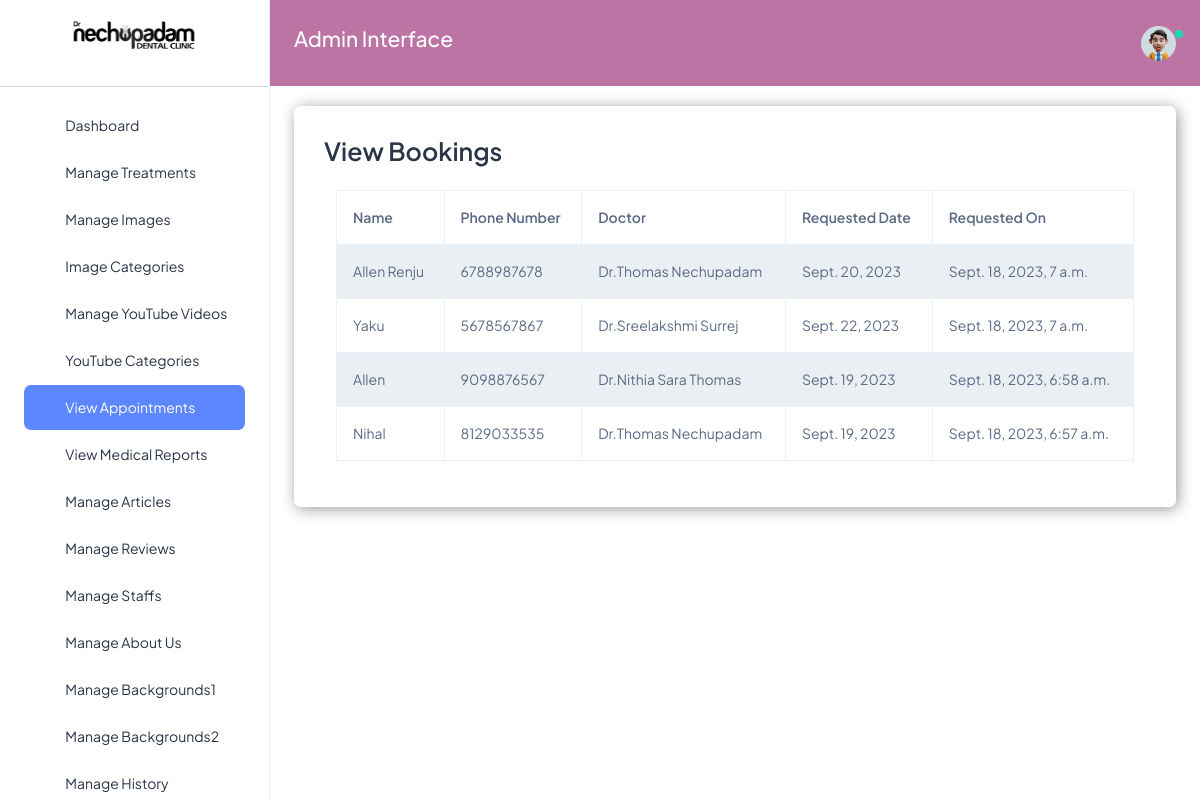
The app's page /bookings (signed in) with its own data.
### nechuwebapp/models.py (models this page shows, shortened)
class Booking(models.Model):
    name = models.CharField(max_length=200)
    phone = models.CharField(max_length=12, blank=True)
    doctor = models.CharField(max_length=200, blank=True)
    date = models.DateField(blank=True)
    submitted_on = models.DateTimeField(auto_now_add=True)

### nechuwebapp/views.py (the view)
# urls.py: path('bookings', views.bookings, name='bookings'),
def bookings(request):
    bookings = Booking.objects.all().order_by('-submitted_on')
    context = {'booking':bookings}
    return render(request, 'nechuadmin/bookings.html', context)

### nechuwebapp/templates/nechuadmin/bookings.html
{% extends 'nechuadmin/base.html' %}
{% load static %}
{% block content %}
<h1 class="card-title fw-semibold mb-4" style="font-size:25px;">View Bookings</h1>
<div class="container mt-4">
    <div class="table-responsive">
        <table class="table table-bordered table-striped">
            <thead>
                <tr>
                    <th>Name</th>
                    <th>Phone Number</th>
                    <th>Doctor</th>
                    <th>Requested Date</th>
                    <th>Requested On</th>
                </tr>
            </thead>
            <tbody>
                {% for i in booking %}
                <tr>
                    <td>{{i.name}}</td>
                    <td>{{i.phone}}</td>
                    <td>{{i.doctor}}</td>
                    <td>{{i.date}}</td>
                    <td>{{i.submitted_on}}</td>
                </tr>
                {% endfor %}
            </tbody>
        </table>
    </div>
</div>
{% endblock %}

### records on screen
Booking: name "Allen Renju", phone "6788987678", doctor "Dr.Thomas Nechupadam", date "Sept. 20, 2023", submitted_on "Sept. 18, 2023, 7 a.m."
Booking: name "Yaku", phone "5678567867", doctor "Dr.Sreelakshmi Surrej", date "Sept. 22, 2023", submitted_on "Sept. 18, 2023, 7 a.m."
Booking: name "Allen", phone "9098876567", doctor "Dr.Nithia Sara Thomas", date "Sept. 19, 2023", submitted_on "Sept. 18, 2023, 6:58 a.m."
Booking: name "Nihal", phone "8129033535", doctor "Dr.Thomas Nechupadam", date "Sept. 19, 2023", submitted_on "Sept. 18, 2023, 6:57 a.m."
